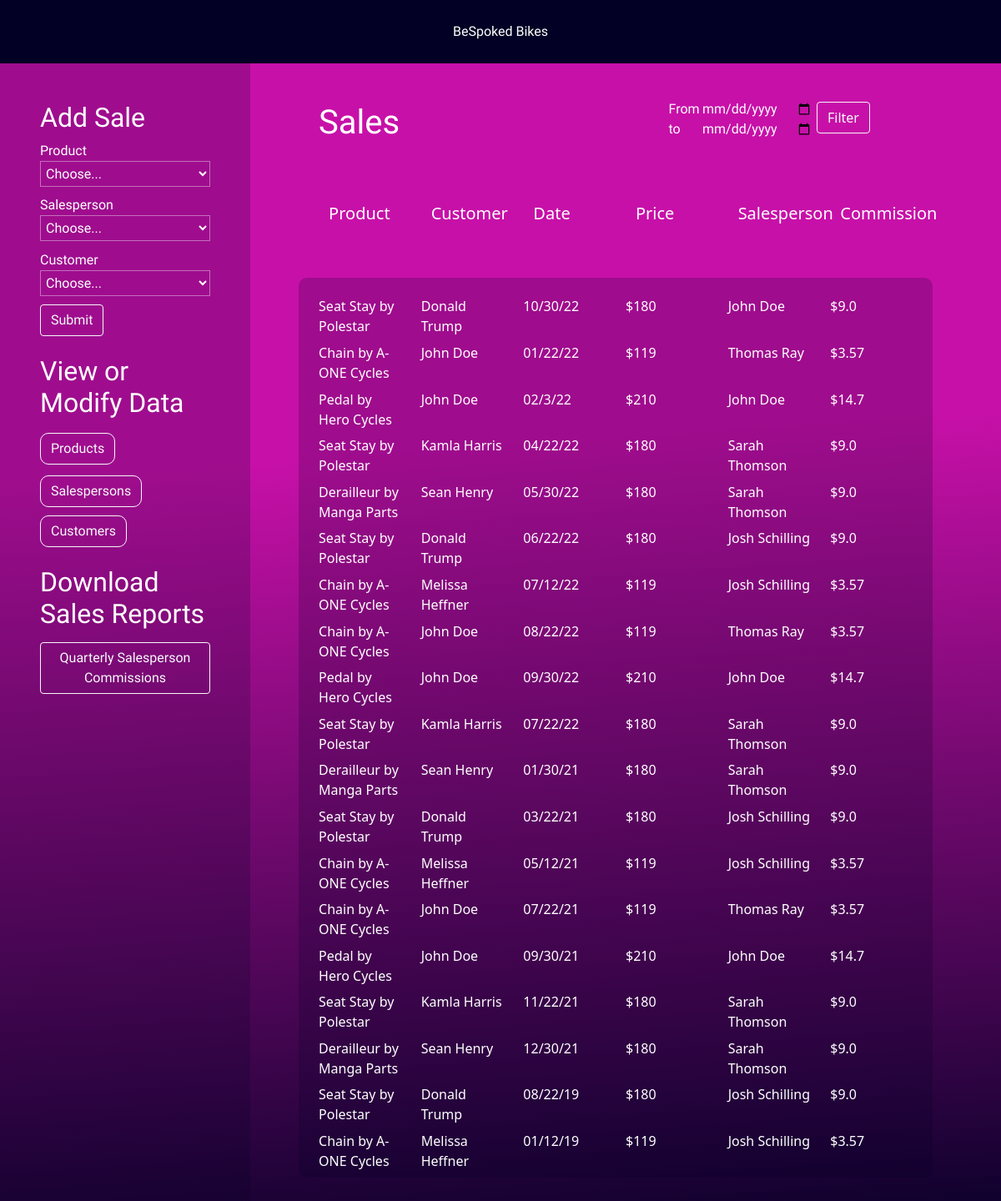
The app's page /bikes with its own data.
### tables this page shows
CREATE TABLE Sales(
	SaleId            INTEGER PRIMARY KEY AUTOINCREMENT,
	ProductId         INTEGER,
	SalesPersonId     INTEGER,
	CustomerId        INTEGER,
	StartDate         INTEGER
);

### application.py (the view)
@app.route('/bikes', methods=["POST", "GET"])
def openHome():
    startDateComp = 0
    endDateComp = 100000000
    isFirstPage = False
    try:
        startDate = request.form["startDate"].split("-")
        endDate = request.form["endDate"].split("-")
    except KeyError:
        startDate = []
        endDate = []
    if len(startDate) == 3:
        startDateComp = int(str(startDate[0]) + str(startDate[1]) + str(startDate[2]))
    if len(endDate) == 3:
        endDateComp = int(str(endDate[0]) + str(endDate[1]) + str(endDate[2]))
    query = "SELECT * FROM Sales"
    cur = get_db().execute(query, ())
    data = cur.fetchall()
    dict = {}
    for (salesId, productId, salespersonId, customerId, date) in data:
        dateList = date.split("/")
        currDateComp = int(str("20" + str(dateList[2])) + str(dateList[0]) + str(dateList[1]))
        if currDateComp > endDateComp or currDateComp < startDateComp:
            continue
        try:
            productTup = get_db().execute("SELECT * FROM Products WHERE productId == " + str(productId), ()).fetchall()[
                0]
            customerTup = \
            get_db().execute("SELECT * FROM Customers WHERE customerId == " + str(customerId), ()).fetchall()[0]
            salespersonTup = \
            get_db().execute("SELECT * FROM Salespersons WHERE salespersonId == " + str(salespersonId), ()).fetchall()[
                0]
        except(IndexError):
            print("Invalid data for Sale with ID " + str(salesId))
            continue
        product = productTup[1] + " by " + productTup[2]
        commission = "$" + str(round(productTup[7] / 100 * productTup[5],2))
        price = "$" + str(productTup[5])
        customer = customerTup[1] + " " + customerTup[2]
        salesperson = salespersonTup[1] + " " + salespersonTup[2]
        date = date
        dict[salesId] = (product, customer, date, price, salesperson, commission)
    cur.close()
    queryProducts = "SELECT productid , name, manufacturer FROM PRODUCTS WHERE QtyOnHand > 1"
    cur = get_db().execute(queryProducts, ())
    products = {}
    for (id, name, manufacturer) in cur.fetchall():
        products[id] = name + " by " + manufacturer + " (ID: " + str(id) + ")"
    querySalespersons = "SELECT SalespersonID, FirstName, LastName FROM Salespersons"
    cur = get_db().execute(querySalespersons, ())
    salespersons = {}
    for (id, fname, lname) in cur.fetchall():
        salespersons[id] = fname + " " + lname + " (ID: " + str(id) + ")"
    queryCustomers = "SELECT CustomerID, FirstName, LastName FROM Customers"
    cur = get_db().execute(queryCustomers, ())
    customers = {}
    for (id, fname, lname) in cur.fetchall():
        customers[id] = fname + " " + lname + " (ID: " + str(id) + ")"
    cur.close()
    return render_template("index.html", data=dict, domain=DOMAIN, products=products, salespersons=salespersons,
                           customers=customers)

### application.py (called while the page is built)
def get_db():
    db = getattr(g, '_database', None)
    if db is None:
        db = g._database = sqlite3.connect(DATABASE)
    return db

@app.teardown_appcontext
def close_connection(exception):
    db = getattr(g, '_database', None)
    if db is not None:
        db.close()

### templates/index.html (shortened to what this page needs)
<!doctype html>
<html lang="en">
  <head>
    <link href="https://cdn.jsdelivr.net/npm/bootstrap@5.0.2/dist/css/bootstrap.min.css" rel="stylesheet">
    <link rel="stylesheet" href="{{ url_for('static', filename='design.css') }}">
    <link rel="stylesheet" href="https://cdnjs.cloudflare.com/ajax/libs/font-awesome/4.7.0/css/font-awesome.min.css">
  </head>
  <body>
      <div class="container-fluid main">
          <div class="row header sub-heading">
              BeSpoked Bikes
          </div>
          <div class="row content">
              <div class="col-md-3 left-content h-100">
                  <div class="sale-form para">
                      <div class="row">
                          <h2 class="sub-heading">Add Sale</h2>
                      </div>
                      <form action="{{domain}}/bikes/createSale/save" method="post">
                          <label>Product</label>
                          <select class="custom-select" id="inputGroupSelect01" name="product">
                            <option selected>Choose...</option>
                          </select>
                          <br>
                            <label>Salesperson</label>
                            <select class="custom-select" id="inputGroupSelect01" name="salesperson">
                                <option selected>Choose...</option>
                              </select>
                          <br>
                            <label>Customer</label>
                            <select class="custom-select" id="inputGroupSelect01" name="customer">
                                <option selected>Choose...</option>
                            </select>
                            <input type="submit" class="btn btn-outline-light">
                      </form>
                  </div>
                  <div class="data-explorer para">
                      <div class="row">
                          <h2 class="sub-heading">View or Modify Data</h2>
                      </div>
                      <div class="row">
                          <a href="{{domain}}/bikes/data/products"><button type="button" class="btn btn-outline-light">Products</button></a>
                           <a href="{{domain}}/bikes/data/salespersons"><button type="button" class="btn btn-outline-light">Salespersons</button></a>
                           <a href="{{domain}}/bikes/data/customers"><button type="button" class="btn btn-outline-light">Customers</button></a>
                      </div>
                  </div>
              <div class="report para">
                      <div class="row">
                          <h2 class="sub-heading">Download Sales Reports</h2>
                      </div>
                      <div class="row">
                          <a href="{{domain}}/bikes/report"><button type="button" class="btn btn-outline-light">Quarterly Salesperson Commissions</button></a>
                      </div>
                  </div>
              </div>
              <div class="col-md-9 right-content h-100">
                  <div class="row sales h-100">
                    <div class="row">
                        <form action="{{domain}}/bikes" method="post">
                           <div class="col-md-7 sub-heading d-inline-block "><h1>Sales</h1></div>
                          <div class="col-md-3 d-inline-block para filter">
                            <label class="date-label">From</label>
                            <input class="date" type="date" name="startDate" placeholder="Name" >
                              <label class="date-label">to</label>
                            <input class="date" type="date" name="endDate" placeholder="Name">
                          </div>
                          <div class="col-md-1 d-inline-block ">
                              <input type="submit" class="btn btn-outline-light date-submit" value="Filter">
                          </div>
                      </form>
                    </div>
                      <div class="row sales-row header-sales-row">
                          <div class="col-md-2"><h5>Product</h5></div>
                          <div class="col-md-2"><h5>Customer</h5></div>
                          <div class="col-md-2"><h5>Date</h5></div>
                          <div class="col-md-2"><h5>Price</h5></div>
                          <div class="col-md-2"><h5>Salesperson</h5></div>
                          <div class="col-md-2"><h5>Commission</h5></div>
                      </div>
                      <div class="row rows-container">
                            {%for id, tup in data.items()%}
                                <div class="row sales-row">
                                    {%for item in tup[:]%}
                                              <div class="col-md-2"> {{ item }}</div>
                                    {%endfor%}
                                </div>
                            {%endfor%}
                      </div>
                  </div>
              </div>
          </div>
      </div>
  </body>
</html>

### static/design.css (style rules this page uses)
body { background: rgb(2,0,36); background: linear-gradient(356deg, rgba(2,0,36,1) 0%, rgba(199,16,168,1) 64%); color: white; }
.sub-heading { font-family: 'Archivo Narrow', sans-serif; }
.para { font-family: 'Arimo', sans-serif; }
.main { height: 100vh; }
.header { height: 5%; background-color: #020024; padding: 1% 0; display: flex; justify-content: center; align-content: center; }
.content { height: 95%; }
.left-content { background: rgba(2,0,36,0.2); padding: 2% 4%; }
.left-content h2 { margin-top: 10%; }
.sale-form label { width: 100%; }
.sale-form select { background: rgba(0,0,0,0); color: white; border-color: rgba(255,255,255,0.4); margin-bottom: 5%; width: 100%; padding: 2% 1%; }
.data-explorer a { width: inherit; }
.data-explorer button { margin-top: 10%; border-radius: 10px; }
.report button { margin-top: 3%; width: 100%; }
.sales { padding: 5% 8%; }
.date-label { width: 20%!important; }
.date { background: transparent; border: none; color: white; width: 75%!important; }
.date-submit { float: right; }
.rows-container { max-height: 80%; overflow-y: scroll; background: rgba(2,0,36,0.2); padding: 2% 0; border-radius: 10px; }
.sales-row { margin-top: 1%; margin-left: 0; }

### records on screen
Sales: item "Seat Stay by Polestar" "Donald Trump" "$180" "John Doe" "$9.0", StartDate "10/30/22"
Sales: item "Chain by A-ONE Cycles" "John Doe" "$119" "Thomas Ray" "$3.57", StartDate "01/22/22"
Sales: item "Pedal by Hero Cycles" "John Doe" "$210" "John Doe" "$14.7", StartDate "02/3/22"
Sales: item "Seat Stay by Polestar" "Kamla Harris" "$180" "Sarah Thomson" "$9.0", StartDate "04/22/22"
Sales: item "Derailleur by Manga Parts" "Sean Henry" "$180" "Sarah Thomson" "$9.0", StartDate "05/30/22"
Sales: item "Seat Stay by Polestar" "Donald Trump" "$180" "Josh Schilling" "$9.0", StartDate "06/22/22"
Sales: item "Chain by A-ONE Cycles" "Melissa Heffner" "$119" "Josh Schilling" "$3.57", StartDate "07/12/22"
Sales: item "Chain by A-ONE Cycles" "John Doe" "$119" "Thomas Ray" "$3.57", StartDate "08/22/22"
Sales: item "Pedal by Hero Cycles" "John Doe" "$210" "John Doe" "$14.7", StartDate "09/30/22"
Sales: item "Seat Stay by Polestar" "Kamla Harris" "$180" "Sarah Thomson" "$9.0", StartDate "07/22/22"
Sales: item "Derailleur by Manga Parts" "Sean Henry" "$180" "Sarah Thomson" "$9.0", StartDate "01/30/21"
Sales: item "Seat Stay by Polestar" "Donald Trump" "$180" "Josh Schilling" "$9.0", StartDate "03/22/21"
Sales: item "Chain by A-ONE Cycles" "Melissa Heffner" "$119" "Josh Schilling" "$3.57", StartDate "05/12/21"
Sales: item "Chain by A-ONE Cycles" "John Doe" "$119" "Thomas Ray" "$3.57", StartDate "07/22/21"
Sales: item "Pedal by Hero Cycles" "John Doe" "$210" "John Doe" "$14.7", StartDate "09/30/21"
Sales: item "Seat Stay by Polestar" "Kamla Harris" "$180" "Sarah Thomson" "$9.0", StartDate "11/22/21"
Sales: item "Derailleur by Manga Parts" "Sean Henry" "$180" "Sarah Thomson" "$9.0", StartDate "12/30/21"
Sales: item "Seat Stay by Polestar" "Donald Trump" "$180" "Josh Schilling" "$9.0", StartDate "08/22/19"
Sales: item "Chain by A-ONE Cycles" "Melissa Heffner" "$119" "Josh Schilling" "$3.57", StartDate "01/12/19"
